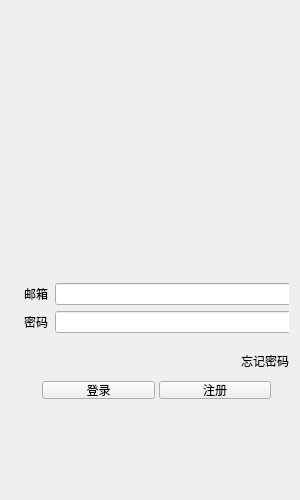
<?xml version="1.0" encoding="UTF-8"?>
<ui version="4.0">
 <class>LoginDialog</class>
 <widget class="QWidget" name="LoginDialog">
  <property name="geometry">
   <rect>
    <x>0</x>
    <y>0</y>
    <width>300</width>
    <height>500</height>
   </rect>
  </property>
  <property name="minimumSize">
   <size>
    <width>300</width>
    <height>500</height>
   </size>
  </property>
  <property name="maximumSize">
   <size>
    <width>300</width>
    <height>500</height>
   </size>
  </property>
  <property name="windowTitle">
   <string>Dialog</string>
  </property>
  <layout class="QHBoxLayout" name="horizontalLayout">
   <item>
    <widget class="QWidget" name="widget" native="true">
     <widget class="QLabel" name="qrlabel">
      <property name="geometry">
       <rect>
        <x>70</x>
        <y>70</y>
        <width>151</width>
        <height>141</height>
       </rect>
      </property>
      <property name="text">
       <string/>
      </property>
      <property name="pixmap">
       <pixmap resource="rc.qrc">:/res/Login/icon.png</pixmap>
      </property>
      <property name="scaledContents">
       <bool>true</bool>
      </property>
     </widget>
     <widget class="QLabel" name="password_forgetlabel">
      <property name="geometry">
       <rect>
        <x>230</x>
        <y>340</y>
        <width>51</width>
        <height>20</height>
       </rect>
      </property>
      <property name="text">
       <string>忘记密码</string>
      </property>
     </widget>
     <widget class="QPushButton" name="RegisterBtn">
      <property name="geometry">
       <rect>
        <x>148</x>
        <y>370</y>
        <width>112</width>
        <height>18</height>
       </rect>
      </property>
      <property name="text">
       <string>注册</string>
      </property>
     </widget>
     <widget class="QLineEdit" name="passwordlineEdit">
      <property name="geometry">
       <rect>
        <x>44</x>
        <y>300</y>
        <width>236</width>
        <height>22</height>
       </rect>
      </property>
     </widget>
     <widget class="QLabel" name="user_namelabel">
      <property name="geometry">
       <rect>
        <x>13</x>
        <y>272</y>
        <width>27</width>
        <height>22</height>
       </rect>
      </property>
      <property name="text">
       <string>邮箱：</string>
      </property>
     </widget>
     <widget class="QLineEdit" name="userlineEdit">
      <property name="geometry">
       <rect>
        <x>44</x>
        <y>272</y>
        <width>236</width>
        <height>22</height>
       </rect>
      </property>
     </widget>
     <widget class="QPushButton" name="LoginBtn">
      <property name="geometry">
       <rect>
        <x>31</x>
        <y>370</y>
        <width>113</width>
        <height>18</height>
       </rect>
      </property>
      <property name="text">
       <string>登录</string>
      </property>
     </widget>
     <widget class="QLabel" name="passwordlabel">
      <property name="geometry">
       <rect>
        <x>13</x>
        <y>300</y>
        <width>27</width>
        <height>22</height>
       </rect>
      </property>
      <property name="text">
       <string>密码：</string>
      </property>
     </widget>
     <widget class="QLabel" name="error_msg">
      <property name="geometry">
       <rect>
        <x>69</x>
        <y>240</y>
        <width>161</width>
        <height>20</height>
       </rect>
      </property>
      <property name="text">
       <string/>
      </property>
     </widget>
    </widget>
   </item>
  </layout>
 </widget>
 <resources>
  <include location="rc.qrc"/>
 </resources>
 <connections/>
</ui>
